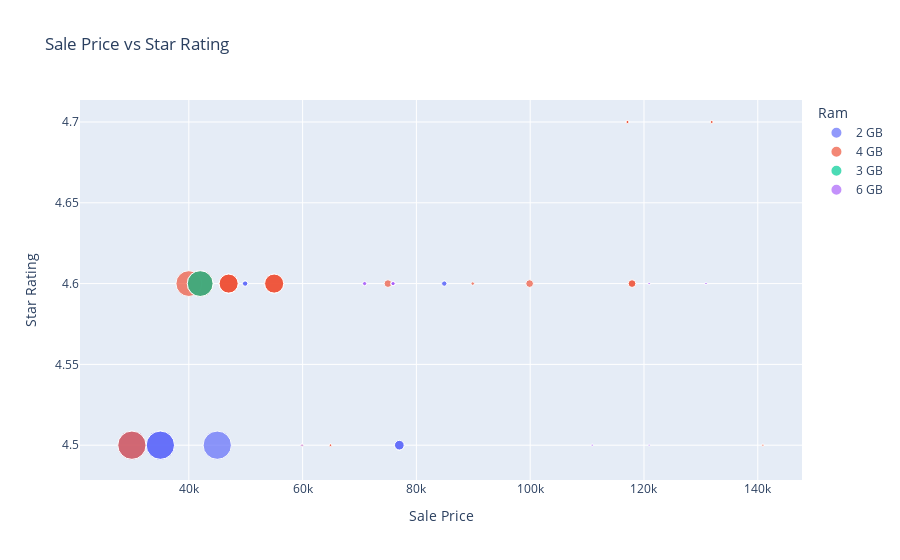

Write notebook code for a chart like this one.
### Code cell
# Creating scatter plot for finding sale price with respect to star rating
figure = px.scatter(data_frame=data, 
                 x='Sale Price', 
                 y='Star Rating', 
                 color='Ram',
                 size='Number Of Ratings',
                 title='Sale Price vs Star Rating ',
                 hover_name='Product Name')
figure.show()

### Figure 1 — Plotly figure (JSON) as saved in the notebook; plotly's stock layout.template omitted (floating-point values rounded to 4 significant figures)
{"data": [{"hovertemplate": "<b>%{hovertext}</b><br><br>Ram=2 GB<br>Sale Price=%{x}<br>Star Rating=%{y}<br>Number Of Ratings=%{marker.size}<extra></extra>", "hovertext": ["APPLE iPhone 8 Plus (Gold, 64 GB)", "APPLE iPhone 8 Plus (Space Grey, 256 GB)", "APPLE iPhone 8 Plus (Silver, 256 GB)", "APPLE iPhone 8 (Silver, 256 GB)", "APPLE iPhone 8 (Gold, 256 GB)", "APPLE iPhone 8 Plus (Silver, 64 GB)", "APPLE iPhone 8 Plus (Space Grey, 64 GB)", "APPLE iPhone 8 (Space Grey, 256 GB)", "Apple iPhone SE (White, 256 GB) (Includes EarPods, Power Adapter)", "APPLE iPhone SE (White, 64 GB)", "APPLE iPhone SE (Black, 128 GB)", "APPLE iPhone SE (White, 128 GB)", "APPLE iPhone SE (Red, 128 GB)"], "legendgroup": "2 GB", "marker": {"color": "#636efa", "size": [3431, 3431, 3431, 11202, 11202, 3431, 3431, 11202, 95909, 95807, 95909, 95807, 95909], "sizemode": "area", "sizeref": 239.8, "symbol": "circle"}, "mode": "markers", "name": "2 GB", "orientation": "v", "showlegend": true, "type": "scatter", "x": [49900, 84900, 84900, 77000, 77000, 49900, 49900, 77000, 44999, 29999, 34999, 34999, 34999], "xaxis": "x", "y": [4.6, 4.6, 4.6, 4.5, 4.5, 4.6, 4.6, 4.5, 4.5, 4.5, 4.5, 4.5, 4.5], "yaxis": "y"}, {"hovertemplate": "<b>%{hovertext}</b><br><br>Ram=4 GB<br>Sale Price=%{x}<br>Star Rating=%{y}<br>Number Of Ratings=%{marker.size}<extra></extra>", "hovertext": ["APPLE iPhone XS Max (Silver, 64 GB)", "Apple iPhone XR ((PRODUCT)RED, 128 GB) (Includes EarPods, Power Adapter)", "Apple iPhone XR (Black, 64 GB) (Includes EarPods, Power Adapter)", "Apple iPhone XR (Coral, 128 GB) (Includes EarPods, Power Adapter)", "Apple iPhone XR (White, 128 GB) (Includes EarPods, Power Adapter)", "APPLE iPhone 11 Pro Max (Gold, 256 GB)", "APPLE iPhone 11 Pro Max (Gold, 64 GB)", "APPLE iPhone 11 Pro Max (Midnight Green, 256 GB)", "APPLE iPhone 11 Pro Max (Space Grey, 64 GB)", "APPLE iPhone 11 Pro (Midnight Green, 64 GB)", "APPLE iPhone 11 Pro (Space Grey, 512 GB)", "APPLE iPhone 11 Pro Max (Midnight Green, 64 GB)", "APPLE iPhone 11 Pro (Midnight Green, 512 GB)", "APPLE iPhone 11 Pro (Space Grey, 256 GB)", "APPLE iPhone 12 Pro (Silver, 512 GB)", "APPLE iPhone 12 Mini (White, 128 GB)", "APPLE iPhone 12 Mini (White, 64 GB)", "APPLE iPhone 12 Mini (Black, 128 GB)", "APPLE iPhone 12 Mini (Blue, 128 GB)", "APPLE iPhone 12 Pro (Pacific Blue, 512 GB)", "APPLE iPhone 12 Mini (Black, 64 GB)", "APPLE iPhone 11 (White, 128 GB)", "APPLE iPhone 11 (Red, 128 GB)", "APPLE iPhone 11 (Black, 128 GB)", "APPLE iPhone SE (Black, 64 GB)", "APPLE iPhone 11 (Purple, 64 GB)", "APPLE iPhone 11 (White, 64 GB)", "APPLE iPhone 11 (Black, 64 GB)", "APPLE iPhone 11 (Red, 64 GB)"], "legendgroup": "4 GB", "marker": {"color": "#EF553B", "size": [1454, 79512, 79512, 79582, 79512, 1078, 1078, 1078, 1078, 7088, 7088, 1078, 7088, 7081, 542, 740, 740, 730, 730, 545, 740, 43707, 43707, 43470, 95909, 43470, 43470, 43470, 43470], "sizemode": "area", "sizeref": 239.8, "symbol": "circle"}, "mode": "markers", "name": "4 GB", "orientation": "v", "showlegend": true, "type": "scatter", "x": [89900, 41999, 39999, 41999, 41999, 131900, 117100, 131900, 117100, 74999, 117900, 117100, 117900, 99900, 140900, 64900, 59900, 64900, 64900, 140900, 59900, 54999, 54999, 54999, 29999, 46999, 46999, 46999, 46999], "xaxis": "x", "y": [4.6, 4.6, 4.6, 4.6, 4.6, 4.7, 4.7, 4.7, 4.7, 4.6, 4.6, 4.7, 4.6, 4.6, 4.5, 4.5, 4.5, 4.5, 4.5, 4.5, 4.5, 4.6, 4.6, 4.6, 4.5, 4.6, 4.6, 4.6, 4.6], "yaxis": "y"}, {"hovertemplate": "<b>%{hovertext}</b><br><br>Ram=3 GB<br>Sale Price=%{x}<br>Star Rating=%{y}<br>Number Of Ratings=%{marker.size}<extra></extra>", "hovertext": ["Apple iPhone XR (Black, 128 GB) (Includes EarPods, Power Adapter)"], "legendgroup": "3 GB", "marker": {"color": "#00cc96", "size": [79512], "sizemode": "area", "sizeref": 239.8, "symbol": "circle"}, "mode": "markers", "name": "3 GB", "orientation": "v", "showlegend": true, "type": "scatter", "x": [41999], "xaxis": "x", "y": [4.6], "yaxis": "y"}, {"hovertemplate": "<b>%{hovertext}</b><br><br>Ram=6 GB<br>Sale Price=%{x}<br>Star Rating=%{y}<br>Number Of Ratings=%{marker.size}<extra></extra>", "hovertext": ["APPLE iPhone 12 Pro Max (Pacific Blue, 256 GB)", "APPLE iPhone 12 Pro (Graphite, 256 GB)", "APPLE iPhone 12 (White, 128 GB)", "APPLE iPhone 12 Pro (Graphite, 128 GB)", "APPLE iPhone 12 Pro Max (Graphite, 256 GB)", "APPLE iPhone 12 Pro Max (Graphite, 128 GB)", "APPLE iPhone 12 (Black, 128 GB)", "APPLE iPhone 12 (Blue, 128 GB)", "APPLE iPhone 12 Pro Max (Silver, 128 GB)", "APPLE iPhone 12 Mini (Red, 64 GB)", "APPLE iPhone 12 Pro Max (Gold, 128 GB)", "APPLE iPhone 12 (Green, 128 GB)", "APPLE iPhone 12 (White, 64 GB)", "APPLE iPhone 12 (Black, 64 GB)", "APPLE iPhone 12 (Red, 128 GB)", "APPLE iPhone 12 Pro (Pacific Blue, 128 GB)", "APPLE iPhone 12 Pro Max (Pacific Blue, 128 GB)", "APPLE iPhone 12 Pro Max (Silver, 256 GB)", "APPLE iPhone 12 Pro Max (Gold, 256 GB)"], "legendgroup": "6 GB", "marker": {"color": "#ab63fa", "size": [580, 545, 2101, 545, 580, 580, 2101, 2101, 580, 740, 580, 2092, 2101, 2092, 2101, 545, 580, 580, 580], "sizemode": "area", "sizeref": 239.8, "symbol": "circle"}, "mode": "markers", "name": "6 GB", "orientation": "v", "showlegend": true, "type": "scatter", "x": [130900, 120900, 75900, 110900, 130900, 120900, 75900, 75900, 120900, 59900, 120900, 75900, 70900, 70900, 75900, 110900, 120900, 130900, 130900], "xaxis": "x", "y": [4.6, 4.5, 4.6, 4.5, 4.6, 4.6, 4.6, 4.6, 4.6, 4.5, 4.6, 4.6, 4.6, 4.6, 4.6, 4.5, 4.6, 4.6, 4.6], "yaxis": "y"}], "layout": {"legend": {"itemsizing": "constant", "title": {"text": "Ram"}, "tracegroupgap": 0}, "title": {"text": "Sale Price vs Star Rating "}, "xaxis": {"anchor": "y", "domain": [0, 1], "title": {"text": "Sale Price"}}, "yaxis": {"anchor": "x", "domain": [0, 1], "title": {"text": "Star Rating"}}}}
